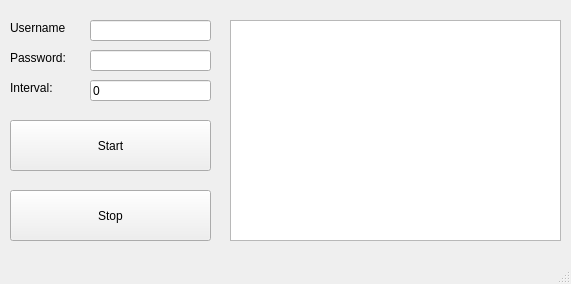
<?xml version="1.0" encoding="UTF-8"?>
<ui version="4.0">
 <class>MainWindow</class>
 <widget class="QMainWindow" name="MainWindow">
  <property name="geometry">
   <rect>
    <x>0</x>
    <y>0</y>
    <width>571</width>
    <height>284</height>
   </rect>
  </property>
  <property name="windowTitle">
   <string>g|StatusChanger</string>
  </property>
  <widget class="QWidget" name="centralwidget">
   <widget class="QPushButton" name="start">
    <property name="geometry">
     <rect>
      <x>10</x>
      <y>120</y>
      <width>201</width>
      <height>51</height>
     </rect>
    </property>
    <property name="text">
     <string>Start</string>
    </property>
    <property name="checkable">
     <bool>false</bool>
    </property>
    <property name="checked">
     <bool>false</bool>
    </property>
   </widget>
   <widget class="QLineEdit" name="username">
    <property name="geometry">
     <rect>
      <x>90</x>
      <y>20</y>
      <width>121</width>
      <height>21</height>
     </rect>
    </property>
   </widget>
   <widget class="QLineEdit" name="password">
    <property name="geometry">
     <rect>
      <x>90</x>
      <y>50</y>
      <width>121</width>
      <height>21</height>
     </rect>
    </property>
    <property name="text">
     <string/>
    </property>
    <property name="echoMode">
     <enum>QLineEdit::Password</enum>
    </property>
   </widget>
   <widget class="QLabel" name="username_label">
    <property name="geometry">
     <rect>
      <x>10</x>
      <y>20</y>
      <width>81</width>
      <height>16</height>
     </rect>
    </property>
    <property name="text">
     <string>Username</string>
    </property>
   </widget>
   <widget class="QLabel" name="password_label">
    <property name="geometry">
     <rect>
      <x>10</x>
      <y>50</y>
      <width>81</width>
      <height>16</height>
     </rect>
    </property>
    <property name="text">
     <string>Password:</string>
    </property>
   </widget>
   <widget class="QLabel" name="interval_label">
    <property name="geometry">
     <rect>
      <x>10</x>
      <y>80</y>
      <width>71</width>
      <height>16</height>
     </rect>
    </property>
    <property name="text">
     <string>Interval:</string>
    </property>
   </widget>
   <widget class="QLineEdit" name="interval">
    <property name="geometry">
     <rect>
      <x>90</x>
      <y>80</y>
      <width>121</width>
      <height>21</height>
     </rect>
    </property>
    <property name="text">
     <string>0</string>
    </property>
   </widget>
   <widget class="QTextEdit" name="statuses">
    <property name="geometry">
     <rect>
      <x>230</x>
      <y>20</y>
      <width>331</width>
      <height>221</height>
     </rect>
    </property>
   </widget>
   <widget class="QPushButton" name="stop">
    <property name="geometry">
     <rect>
      <x>10</x>
      <y>190</y>
      <width>201</width>
      <height>51</height>
     </rect>
    </property>
    <property name="text">
     <string>Stop</string>
    </property>
    <property name="checkable">
     <bool>false</bool>
    </property>
    <property name="checked">
     <bool>false</bool>
    </property>
   </widget>
  </widget>
  <widget class="QMenuBar" name="menubar">
   <property name="geometry">
    <rect>
     <x>0</x>
     <y>0</y>
     <width>571</width>
     <height>19</height>
    </rect>
   </property>
  </widget>
  <widget class="QStatusBar" name="statusbar"/>
 </widget>
 <resources/>
 <connections/>
</ui>
